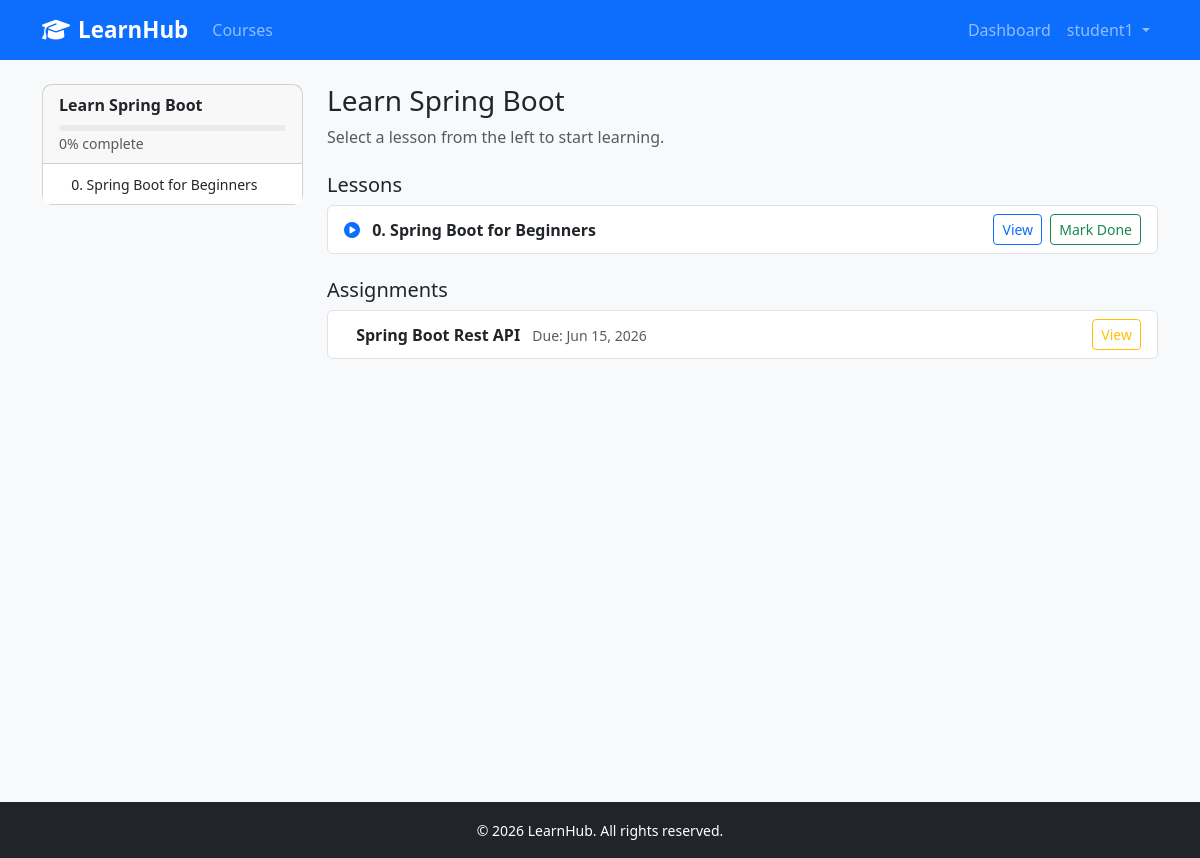
/enrollments/learn/learn-spring-boot/ (signed in), run on the app's committed database.
### accounts/models.py (models this page shows, shortened)
class User(AbstractUser):
    ROLE_CHOICES = [
        ("student", "Student"),
        ("instructor", "Instructor"),
        ("employee", "Employee"),
    ]
    role = models.CharField(max_length=20, choices=ROLE_CHOICES, default="student")
    avatar = models.ImageField(upload_to="avatars/", blank=True, null=True)
    bio = models.TextField(blank=True)

### courses/models.py (models this page shows, shortened)
class Course(models.Model):
    LEVEL_CHOICES = [
        ("beginner", "Beginner"),
        ("intermediate", "Intermediate"),
        ("advanced", "Advanced"),
    ]
    title = models.CharField(max_length=200)
    slug = models.SlugField(unique=True)
    description = models.TextField()
    instructor = models.ForeignKey(
        Instructor, on_delete=models.CASCADE, related_name="courses"
    )
    category = models.ForeignKey(
        Category, on_delete=models.SET_NULL, null=True, related_name="courses"
    )
    tags = models.ManyToManyField(Tag, blank=True, related_name="courses")
    price = models.DecimalField(max_digits=8, decimal_places=2, default=0.00)
    thumbnail = models.ImageField(upload_to="course_thumbnails/", blank=True, null=True)
    level = models.CharField(max_length=20, choices=LEVEL_CHOICES, default="Beginner")
    is_published = models.BooleanField(default=False)
    created_at = models.DateTimeField(auto_now_add=True)
    updated_at = models.DateTimeField(auto_now=True)
    class Meta:
        ordering = ["-created_at"]

### enrollments/models.py (models this page shows, shortened)
class Enrollment(models.Model):
    student = models.ForeignKey(
        Student, on_delete=models.CASCADE, related_name="enrollments"
    )
    course = models.ForeignKey(
        Course, on_delete=models.CASCADE, related_name="enrollments"
    )
    enrolled_at = models.DateTimeField(auto_now_add=True)
    completed = models.BooleanField(default=False)
    completed_at = models.DateTimeField(blank=True, null=True)
    class Meta:
        unique_together = ("student", "course")
        ordering = ["-enrolled_at"]
    @property
    def progress_percent(self):
        total = self.course.lessons.count()
        if total == 0:
            return 0
        done = self.lesson_progress.filter(completed=True).count()
        return int((done / total) * 100)

### lessons/models.py (models this page shows, shortened)
class Lesson(models.Model):
    course = models.ForeignKey(Course, on_delete=models.CASCADE, related_name="lessons")
    title = models.CharField(max_length=200)
    description = models.TextField(blank=True)
    order = models.PositiveIntegerField(default=0)
    video_file = models.FileField(upload_to="lesson_videos/", blank=True, null=True)
    video_url = models.URLField(blank=True, help_text="YouTube/Vimeo embed URL")
    document = models.FileField(upload_to="lesson_docs/", blank=True, null=True)
    created_at = models.DateTimeField(auto_now_add=True)
    updated_at = models.DateTimeField(auto_now=True)
    class Meta:
        ordering = ["order"]

### assignments/models.py (models this page shows, shortened)
class Assignment(models.Model):
    lesson = models.ForeignKey(Lesson, on_delete=models.CASCADE, related_name="assignments")
    title = models.CharField(max_length=200)
    description = models.TextField()
    due_date = models.DateTimeField(blank=True, null=True)
    max_score = models.PositiveIntegerField(default=100)
    created_at = models.DateTimeField(auto_now_add=True)

### enrollments/views.py (the view)
# urls.py: path("learn/<slug:slug>/", views.course_learn, name="course_learn"),
@login_required
def course_learn(request, slug):
    if request.user.role != "student":
        messages.error(request, "Only students can access learning pages.")
        return redirect("courses:course_detail", slug=slug)
    course = get_object_or_404(Course, slug=slug)
    enrollment = get_object_or_404(
        Enrollment, student=request.user.student_profile, course=course
    )
    lessons = course.lessons.order_by("order")
    progress_map = {}
    for lesson in lessons:
        prog, _ = LessonProgress.objects.get_or_create(enrollment=enrollment, lesson=lesson)
        progress_map[lesson.id] = prog
    assignments = Assignment.objects.filter(lesson__course=course)
    context = {
        "course": course,
        "enrollment": enrollment,
        "lessons": lessons,
        "progress_map": progress_map,
        "assignments": assignments
    }
    return render(request, "enrollments/course_learn.html", context)

### enrollments/templatetags/enrollment_tags.py (called while the page is built)
@register.filter
def get_item(dictionary, key):
    return dictionary.get(key)

### templates/enrollments/course_learn.html (shortened to what this page needs)
{% extends "base.html" %}
{% load enrollment_tags %}
{% block content %}
<div class="row">
  <div class="col-md-3">
    <div class="card">
      <div class="card-header">
        <strong>{{ course.title }}</strong>
        <div class="progress mt-2" style="height:6px;">
        </div>
        <small class="text-muted">{{ enrollment.progress_percent }}% complete</small>
      </div>
      <div class="list-group list-group-flush">
        {% for lesson in lessons %}
          {% with prog=progress_map|get_item:lesson.id %}
          <a href="{% url 'lessons:lesson_detail' pk=lesson.pk %}" class="list-group-item list-group-item-action py-2">
            <small>{{ lesson.order }}. {{ lesson.title }}</small>
          </a>
          {% endwith %}
        {% endfor %}
      </div>
    </div>
  </div>
  <div class="col-md-9">
    <h3>{{ course.title }}</h3>
    <p class="text-muted">Select a lesson from the left to start learning.</p>
    <h5 class="mt-4">Lessons</h5>
    <div class="list-group">
      {% for lesson in lessons %}
        {% with prog=progress_map|get_item:lesson.id %}
        <div class="list-group-item d-flex justify-content-between align-items-center">
          <div>
            {% if prog.completed %}
              <i class="fa fa-check-circle text-success me-2"></i>
            {% else %}
              <i class="fa fa-play-circle text-primary me-2"></i>
            {% endif %}
            <strong>{{ lesson.order }}. {{ lesson.title }}</strong>
          </div>
          <div>
            <a href="{% url 'lessons:lesson_detail' pk=lesson.pk %}" class="btn btn-sm btn-outline-primary me-1">View</a>
            {% if not prog.completed %}
              <a href="{% url 'enrollments:mark_lesson_complete' lesson_id=lesson.pk %}" class="btn btn-sm btn-outline-success">
                Mark Done
              </a>
            {% endif %}
          </div>
        </div>
        {% endwith %}
      {% endfor %}
    </div>
    <h5 class="mt-4">Assignments</h5>
    {% if assignments %}
      <div class="list-group">
        {% for assignment in assignments %}
          <div class="list-group-item d-flex justify-content-between align-items-center">
            <div>
              <strong>{{ assignment.title }}</strong>
              <small class="text-muted ms-2">Due: {{ assignment.due_date|date:"M d, Y" }}</small>
            </div>
            <a href="{% url 'assignments:assignment_detail' pk=assignment.pk %}" class="btn btn-sm btn-outline-warning">
              View
            </a>
          </div>
        {% endfor %}
      </div>
    {% else %}
      <p class="text-muted">No assignments for this course yet.</p>
    {% endif %}
  </div>
</div>
{% endblock %}

### templates/base.html (shortened to what this page needs)
<!DOCTYPE html>
<html lang="en">
<head>
  <link rel="stylesheet" href="https://cdn.jsdelivr.net/npm/bootstrap@5.3.3/dist/css/bootstrap.min.css" />
  <link rel="stylesheet" href="https://cdnjs.cloudflare.com/ajax/libs/font-awesome/6.5.0/css/all.min.css" />
  <link rel="stylesheet" href="/static/css/main.css" />
</head>
<body>
<nav class="navbar navbar-expand-lg navbar-dark bg-primary">
  <div class="container">
    {% if user.is_authenticated %}
  {% if user.role == "student" %}
    <a class="navbar-brand fw-bold" href="{% url 'accounts:student_dashboard' %}">
  {% elif user.role == "instructor" %}
    <a class="navbar-brand fw-bold" href="{% url 'accounts:instructor_dashboard' %}">
  {% elif user.role == "employee" %}
    <a class="navbar-brand fw-bold" href="{% url 'accounts:employee_dashboard' %}">
  {% endif %}
{% else %}
  <a class="navbar-brand fw-bold" href="{% url 'courses:course_list' %}">
{% endif %}
  <i class="fa fa-graduation-cap me-2"></i>LearnHub
</a>
    <div class="collapse navbar-collapse" id="nav">
      <ul class="navbar-nav me-auto">
        <li class="nav-item">
          <a class="nav-link" href="{% url 'courses:course_list' %}">Courses</a>
        </li>
      </ul>
      <ul class="navbar-nav">
        {% if user.is_authenticated %}
          <li class="nav-item">
            {% if user.role == 'student' %}
              <a class="nav-link" href="{% url 'accounts:student_dashboard' %}">Dashboard</a>
            {% elif user.role == 'instructor' %}
              <a class="nav-link" href="{% url 'accounts:instructor_dashboard' %}">Dashboard</a>
            {% elif user.role == 'employee' %}
              <a class="nav-link" href="{% url 'accounts:employee_dashboard' %}">Dashboard</a>
            {% endif %}
          </li>
          <li class="nav-item dropdown">
            <a class="nav-link dropdown-toggle" href="#" data-bs-toggle="dropdown">
              {{ user.get_full_name|default:user.username }}
            </a>
          </li>
        {% else %}
          <li class="nav-item"><a class="nav-link" href="{% url 'accounts:login' %}">Login</a></li>
          <li class="nav-item"><a class="nav-link" href="{% url 'accounts:register_student' %}">Register</a></li>
        {% endif %}
      </ul>
    </div>
  </div>
</nav>
<main class="container my-4">
  {% block content %}{% endblock %}
</main>
<footer class="bg-dark text-white text-center py-3 mt-5">
  <small>&copy; 2026 LearnHub. All rights reserved.</small>
</footer>
</body>
</html>

### static/css/main.css (style rules this page uses)
body { background-color: #f8f9fa; }
.navbar-brand { font-size: 1.4rem; }
.card { border-radius: 10px; }
.progress { border-radius: 10px; }
main.container { min-height: calc(100vh - 130px); }

### data on the page
User: get_full_name "student1"
Course: title "Learn Spring Boot"
Enrollment: progress_percent "0"
Lesson: order "0", title "Spring Boot for Beginners"
Assignment: title "Spring Boot Rest API", due_date "Jun 15, 2026"
